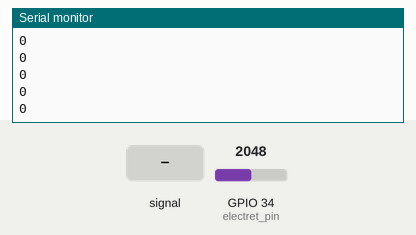
Simulated run of this sketch. Board: ESP32. Shown: the last lines printed to the serial monitor. The inputs (shaded band) are chosen by the test bench; at power-on: GPIO 34 (electret_pin) = 2048.

Above: at 1.2 s.
1.3 s: GPIO 34 (electret_pin) fed a 200 Hz sine of ±1842 counts around its level
At 1.37 s:
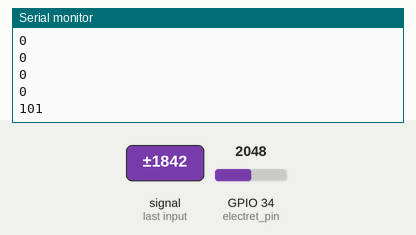
2.8 s: GPIO 34 (electret_pin) set to 2866
At 2.82 s:
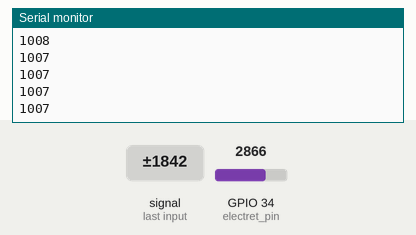
4.3 s: GPIO 34 (electret_pin) set to 984
At 4.32 s:
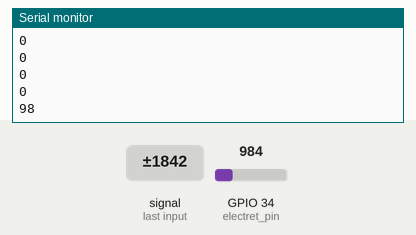
5.8 s: GPIO 34 (electret_pin) fed a 200 Hz sine of ±327 counts around its level
At 5.87 s:
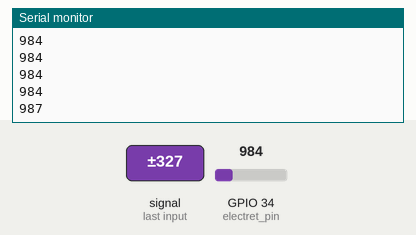
Timing chart, 0 to 8.3 s (numbered marks = the images above; inputs shaded):
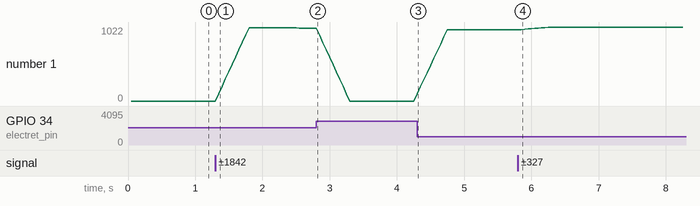

Measured:
- after the input at 1.3 s, the serial monitor: prints a new line after 0.05 s (image 1)
- after the input at 4.3 s, the serial monitor: prints a new line at once (image 3)
- after the input at 5.8 s, the serial monitor: prints a new line after 0.05 s (image 4)
- plotted number 1: 0 → 1007 after the input at 1.3 s, 0 → 984 after the input at 4.3 s, 984 → 1021 after the input at 5.8 s

The sketch:

windowing.ino
```cpp
const int electret_pin = 34;
const int window = 50;
const int ma_readings = 10;

int readings[ma_readings];
int index = 0;
long total = 0;
long average = 0;

void setup() {
  Serial.begin(115200);
  for (int current = 0; current < ma_readings; current++) {
    readings[current] = 0;
  }
}

void loop() {
  unsigned long sample_window = millis();
  unsigned int max_signal = 0;
  unsigned int min_signal = 1023;
  unsigned int sample;

  while (millis() - sample_window < window) {
    sample = analogRead(electret_pin);
    if (sample < 1024) {
      if (sample > max_signal) {
        max_signal = sample;
      }
      else if (sample < min_signal) {
        min_signal = sample;
      }
    }
  }

  unsigned int signal_pp = max_signal - min_signal;

  total = total - readings[index];
  readings[index] = max_signal;
  total = total + readings[index];
  index = index + 1;

  if (index >= ma_readings) {
    index = 0;
  }

  average = total / ma_readings;
  Serial.println(average);
}
```
